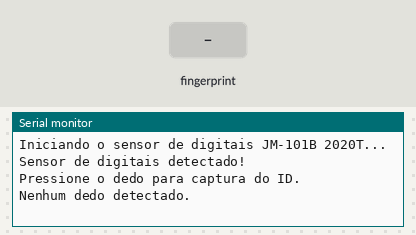
Recording of a sketch running on a simulated Arduino Leonardo, built with avr-gcc and run on an emulated ATmega32U4. Shown: the last lines printed to the serial monitor. The test bench sets the inputs (shaded band).

Above: at 2.2 s.
2.3 s: finger stored as number 1 placed on the sensor
At 4.0 s:
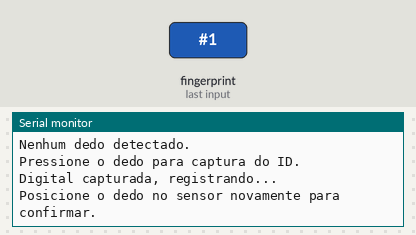
At 5.8 s:
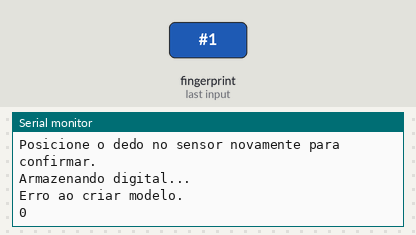

The sketch:

TESTE_IOT_VERIFICAR.ino
```cpp
#include <Adafruit_Fingerprint.h>
#include <SoftwareSerial.h>

SoftwareSerial mySerial(2, 3); // RX, TX
Adafruit_Fingerprint finger = Adafruit_Fingerprint(&mySerial);

void setup()
{
  Serial.begin(9600);
  while (!Serial); // Para o Leonardo/Micro
  Serial.println("Iniciando o sensor de digitais JM-101B 2020T...");

  finger.begin(57600);
  if (finger.verifyPassword()) {
    Serial.println("Sensor de digitais detectado!");
  } else {
    Serial.println("Não foi possível encontrar o sensor.");
    while (1); // Para o código caso o sensor não seja encontrado
  }
}

void loop()
{
  Serial.println("Pressione o dedo para captura do ID.");
  if (finger.getImage() == FINGERPRINT_OK) {
    Serial.println("Digital capturada, registrando...");
    int userID = registerFingerprint();

    if (userID > 0) {
      // Envia o fingerID para o Python
      Serial.print("fingerID: ");
      Serial.println(userID);
    }
  } else {
    Serial.println("Nenhum dedo detectado.");
  }

  delay(2000);
}

int registerFingerprint() {
  int id = findNextAvailableID();
  if (id == -1) {
    Serial.println("Sem espaço para novos cadastros.");
    return -1;
  }

  Serial.println("Posicione o dedo no sensor novamente para confirmar.");
  delay(2000);
  if (finger.image2Tz() != FINGERPRINT_OK) {
    Serial.println("Erro ao converter imagem.");
    return -1;
  }

  Serial.println("Armazenando digital...");
  if (finger.createModel() == 10) {
    if (finger.storeModel(id) == FINGERPRINT_OK) {
      Serial.print("Digital registrada com ID: ");
      Serial.println(id);
      return id;
    } else {
      Serial.println("Erro ao armazenar digital.");
      Serial.println(id);
    }
  } else {
    Serial.println("Erro ao criar modelo.");
    Serial.println(finger.createModel());

  }
  return -1;
}

// Função para encontrar o próximo ID disponível
int findNextAvailableID() {
  for (int i = 1; i < 256; i++) {
    if (!finger.loadModel(i)) { // Verifica se há um slot livre no sensor
      return i;
    }
  }
  return -1; // Nenhum ID disponível
}
```

Measured:
- after the input at 2.3 s, the serial monitor: prints a new line after 0.84 s (image 1)
